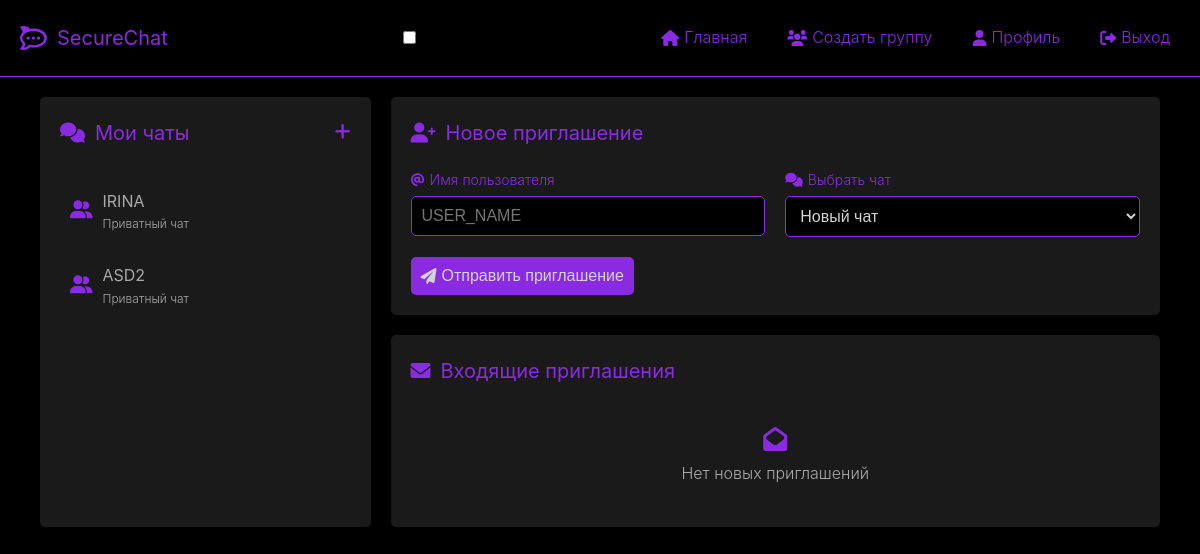
The page /dashboard (signed in) on the database its author committed.
### app.py (models this page shows, shortened)
class Chat(db.Model):
    id = db.Column(db.Integer, primary_key=True)
    is_group = db.Column(db.Boolean, default=False)
    name = db.Column(db.String(150), nullable=True)  # Имя группы, если это групповой чат
    messages = db.relationship('Message', backref='chat', lazy='dynamic')
    memberships = db.relationship('ChatMembership', backref='chat', lazy='dynamic')

class ChatMembership(db.Model):
    id = db.Column(db.Integer, primary_key=True)
    chat_id = db.Column(db.Integer, db.ForeignKey('chat.id'), nullable=False)
    user_id = db.Column(db.Integer, db.ForeignKey('user.id'), nullable=False)
    user = db.relationship('User', backref='chat_memberships')

class User(UserMixin, db.Model):
    id = db.Column(db.Integer, primary_key=True)
    username = db.Column(db.String(150), nullable=False, unique=True)
    password_hash = db.Column(db.String(150), nullable=True)
    oauth_provider = db.Column(db.String(50), nullable=True)
    oauth_id = db.Column(db.String(100), nullable=True)
    avatar_path = db.Column(db.String(200), nullable=True)
    description = db.Column(db.Text, nullable=True)

### app.py (the view)
@app.route('/dashboard')
@login_required
def dashboard():
    memberships = ChatMembership.query.filter_by(user_id=current_user.id).all()
    chats = [m.chat for m in memberships]
    chats_with_unread = []
    for chat in chats:
        last_read_time = session.get(f'last_read_{chat.id}_{current_user.id}', datetime.now(timezone.utc).replace(tzinfo=None))
        unread_count = Message.query.filter(
            Message.chat_id == chat.id,
            Message.timestamp > last_read_time,
            Message.sender_id != current_user.id
        ).count()
        if not hasattr(chat, 'unread_counts'):
            chat.unread_counts = {}
        chat.unread_counts[current_user.id] = unread_count
        chats_with_unread.append(chat)
    invitations = ChatInvitation.query.filter_by(to_user_id=current_user.id, status='pending').all()
    error = request.args.get('error')
    message = request.args.get('message')
    return render_template('dashboard.html', username=current_user.username, chats=chats_with_unread, invitations=invitations, error=error, message=message)

### app.py (called while the page is built)
@login_manager.user_loader
def load_user(user_id):
    return db.session.get(User, int(user_id))

### templates/dashboard.html (shortened to what this page needs)
{% extends "layout.html" %}
{% block content %}
<main class="dashboard-container">
    <aside class="chats-sidebar">
        <div class="sidebar-header">
            <h2><i class="fas fa-comments"></i> Мои чаты</h2>
            <a href="{{ url_for('create_group') }}" class="btn icon-btn">
                <i class="fas fa-plus"></i>
            </a>
        </div>
        <div class="chats-list-wrapper">
            {% if chats %}
            <ul class="chats-list">
                {% for chat in chats %}
                <li class="chat-item">
                    <a href="{{ url_for('chat_view', chat_id=chat.id) }}" class="chat-link">
                        <div class="chat-icon">
                            {% if chat.is_group %}
                                <i class="fas fa-users"></i>
                            {% else %}
                                <i class="fas fa-user-friends"></i>
                            {% endif %}
                        </div>
                        <div class="chat-info">
                            <h3 class="chat-title">
                                {% if chat.is_group %}
                                    {{ chat.name|default("Группа", true) }}
                                {% else %}
                                    {% for m in chat.memberships %}
                                        {% if m.user_id != current_user.id %}
                                            {{ m.user.username }}
                                        {% endif %}
                                    {% endfor %}
                                {% endif %}
                            </h3>
                            <span class="chat-meta">
                                {% if chat.is_group %}
                                    {{ chat.memberships.count() }} участников
                                {% else %}
                                    Приватный чат
                                {% endif %}
                            </span>
                        </div>
                    </a>
                </li>
                {% endfor %}
            </ul>
            {% else %}
            <div class="empty-state">
                <i class="fas fa-comment-slash"></i>
                <p>Нет активных чатов</p>
            </div>
            {% endif %}
        </div>
    </aside>
    <div class="main-content">
        <section class="invite-section card">
            <h2><i class="fas fa-user-plus"></i> Новое приглашение</h2>
            <form class="invite-form" action="{{ url_for('send_invitation') }}" method="post">
                <div class="form-grid">
                    <div class="form-group">
                        <label for="username"><i class="fas fa-at"></i> Имя пользователя</label>
                        <input type="text"
                               id="username"
                               name="username"
                               placeholder="USER_NAME"
                               pattern="[A-Z0-9_]+"
                               required>
                    </div>
                    <div class="form-group">
                        <label for="chat_id"><i class="fas fa-comments"></i> Выбрать чат</label>
                        <select id="chat_id" name="chat_id" class="chat-select">
                            <option value="">Новый чат</option>
                        </select>
                    </div>
                </div>
                <button type="submit" class="btn full-width">
                    <i class="fas fa-paper-plane"></i> Отправить приглашение
                </button>
            </form>
        </section>
        <section class="invitations-section card">
            <h2><i class="fas fa-envelope"></i> Входящие приглашения</h2>
            {% if invitations %}
            <div class="invitations-list">
                {% for invitation in invitations %}
                <div class="invitation-card">
                    <div class="invitation-header">
                        <div class="user-avatar">
                            <i class="fas fa-user-circle"></i>
                        </div>
                        <div class="invitation-details">
                            <h3>От {{ invitation.from_user.username }}</h3>
                            <span class="timestamp">
                                {{ invitation.timestamp|datetimeformat('%d.%m.%Y %H:%M') }}
                            </span>
                            {% if invitation.chat %}
                            <span class="chat-info">
                                <i class="fas fa-comments"></i>
                                {{ invitation.chat.name|default("Групповой чат", true) }}
                            </span>
                            {% endif %}
                        </div>
                    </div>
                    <div class="invitation-actions">
                        <form action="{{ url_for('accept_invitation', invitation_id=invitation.id) }}" method="post">
                            <button type="submit" class="btn success">
                                <i class="fas fa-check"></i> Принять
                            </button>
                        </form>
                        <form action="{{ url_for('decline_invitation', invitation_id=invitation.id) }}" method="post">
                            <button type="submit" class="btn danger">
                                <i class="fas fa-times"></i> Отклонить
                            </button>
                        </form>
                    </div>
                </div>
                {% endfor %}
            </div>
            {% else %}
            <div class="empty-state">
                <i class="fas fa-envelope-open"></i>
                <p>Нет новых приглашений</p>
            </div>
            {% endif %}
        </section>
    </div>
</main>
{% endblock %}

### templates/layout.html (style rules this page uses)
* { margin: 0; padding: 0; box-sizing: border-box; }
body { background-color: #000000; color: #D3D3D3; font-family: 'Inter', sans-serif; font-weight: 300; line-height: 1.6; }
main { max-width: 1200px; margin: 20px auto; padding: 0 20px; }

### templates/dashboard.html (style rules this page uses)
.dashboard-container { display: flex; gap: 20px; max-width: 1200px; margin: 20px auto; padding: 0 20px; }
.chats-sidebar { width: 30%; background: #1A1A1A; border-radius: 5px; padding: 20px; }
.sidebar-header { display: flex; justify-content: space-between; align-items: center; margin-bottom: 20px; }
.sidebar-header h2 { font-size: 20px; font-weight: 400; color: #8A2BE2; display: flex; align-items: center; gap: 10px; }
.btn.icon-btn { background: none; border: none; color: #8A2BE2; font-size: 18px; cursor: pointer; }
.chats-list-wrapper { max-height: 500px; overflow-y: auto; }
.chats-list { list-style: none; }
.chat-item { margin: 10px 0; }
.chat-link { display: flex; align-items: center; gap: 10px; text-decoration: none; color: #D3D3D3; padding: 10px; border-radius: 5px; }
.chat-icon i { font-size: 18px; color: #8A2BE2; }
.chat-info { flex-grow: 1; }
.chat-title { font-size: 16px; font-weight: 400; margin: 0; }
.chat-meta { font-size: 12px; color: #A9A9A9; }
.empty-state { text-align: center; color: #A9A9A9; padding: 20px; }
.empty-state i { font-size: 24px; color: #8A2BE2; margin-bottom: 10px; display: block; }
.main-content { width: 70%; display: flex; flex-direction: column; gap: 20px; }
.card { background: #1A1A1A; border-radius: 5px; padding: 20px; }
.card h2 { font-size: 20px; font-weight: 400; color: #8A2BE2; margin-bottom: 20px; display: flex; align-items: center; gap: 10px; }
.invite-form .form-grid { display: grid; grid-template-columns: 1fr 1fr; gap: 20px; margin-bottom: 20px; }
.form-group { display: flex; flex-direction: column; gap: 5px; }
.form-group label { font-size: 14px; color: #8A2BE2; display: flex; align-items: center; gap: 5px; }
.form-group input, .form-group select { background: #000000; border: 1px solid #8A2BE2; border-radius: 5px; padding: 10px; color: #D3D3D3; font-size: 16px; }
.btn.full-width { background: #8A2BE2; border: none; color: #D3D3D3; padding: 10px; border-radius: 5px; font-size: 16px; cursor: pointer; display: flex; align-items: center; justify-content: center; gap: 5px; }
.timestamp, .chat-info { font-size: 12px; color: #A9A9A9; display: block; }

### rows shown on the page
Chat: is_group False (drawn)
ChatMembership: user.username "IRINA"
Chat: is_group False (drawn)
ChatMembership: user.username "ASD2"
